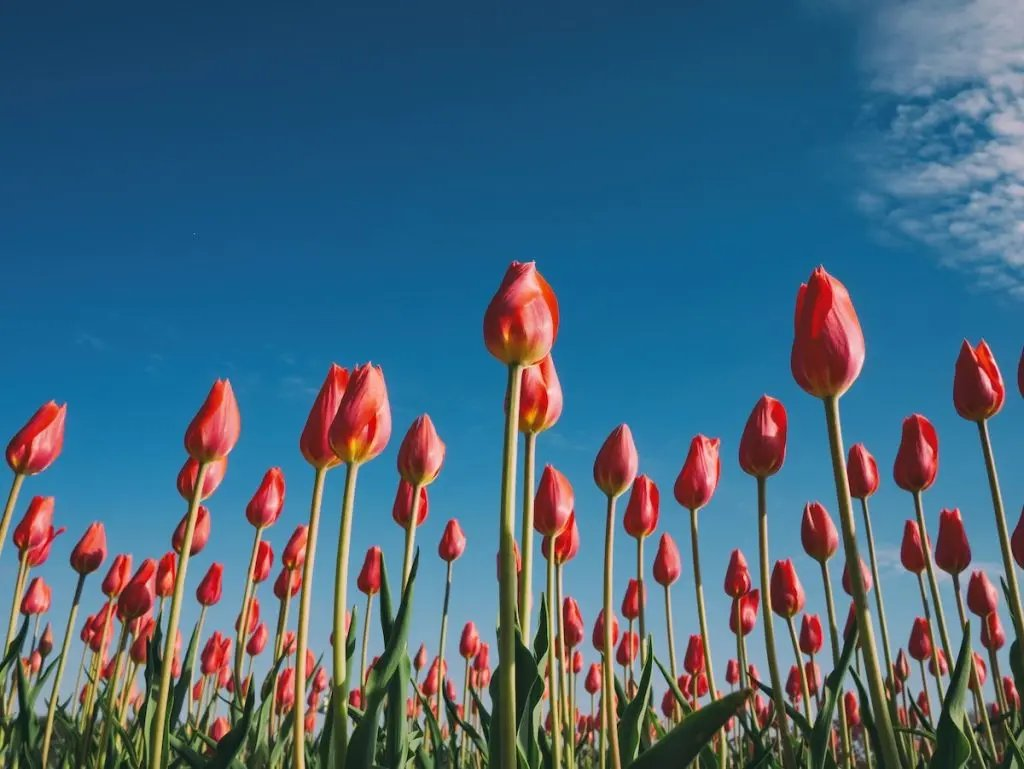
#> input picture tulips.jpg, 1024 x 769 px
$ jupyter execute opening_and_closing.ipynb
#> lines starting #> are read from the running program, lines starting #| are printed output that depends on the picture
# Opening and Closing Operations Using OpenCV

## Aim
To write a Python program using OpenCV to perform morphological Opening and Closing operations on an image.

---
## Developed By
- **Name:** Subashini K
- **Register No:** 212225240160

### Original Image

[cell 1]
import cv2
import numpy as np
import matplotlib.pyplot as plt

img = cv2.imread("tulips.jpg")
#> img is the input picture: shape (769, 1024, 3); mean B, G, R 124, 101.8, 68.5
plt.imshow(cv2.cvtColor(img, cv2.COLOR_BGR2RGB))
plt.title("Original Image")
plt.axis("off")
plt.show()

### Opening Operation

[cell 2]
kernel = np.ones((5, 5), np.uint8)
opening = cv2.morphologyEx(img, cv2.MORPH_OPEN, kernel)
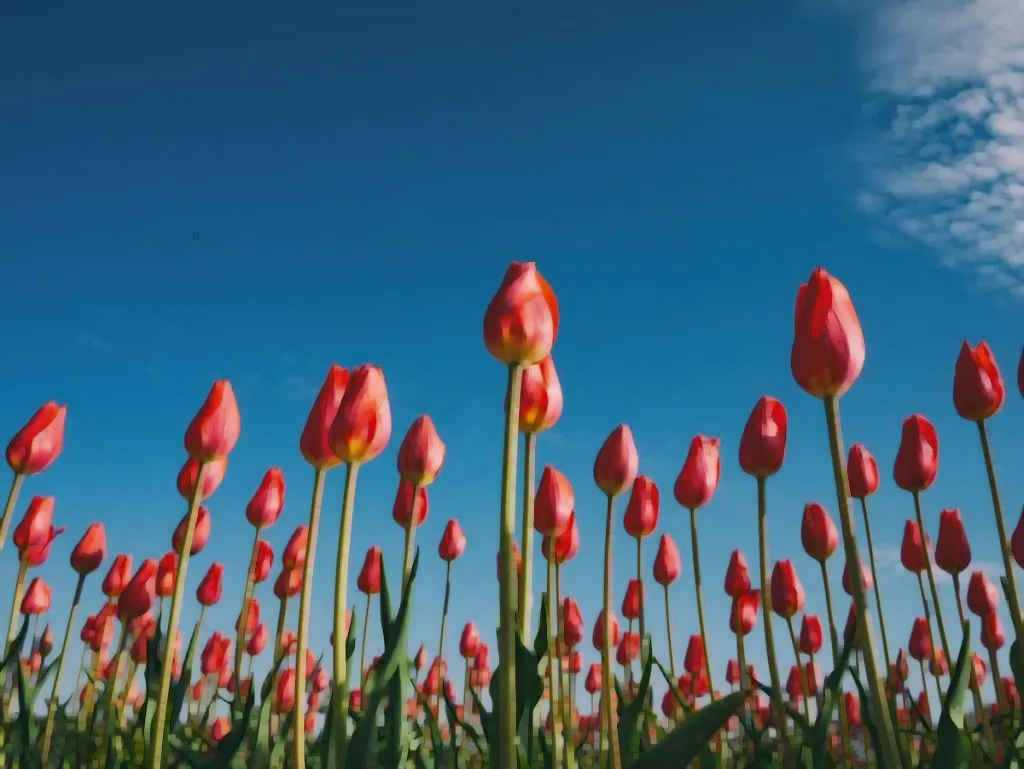
#> opening: shape (769, 1024, 3); mean B, G, R 120.5, 98.2, 64.4
plt.imshow(cv2.cvtColor(opening, cv2.COLOR_BGR2RGB))
plt.title("Opening")
plt.axis("off")
plt.show()

### Closing Operation

[cell 3]
kernel = np.ones((5, 5), np.uint8)
closing = cv2.morphologyEx(img, cv2.MORPH_CLOSE, kernel)
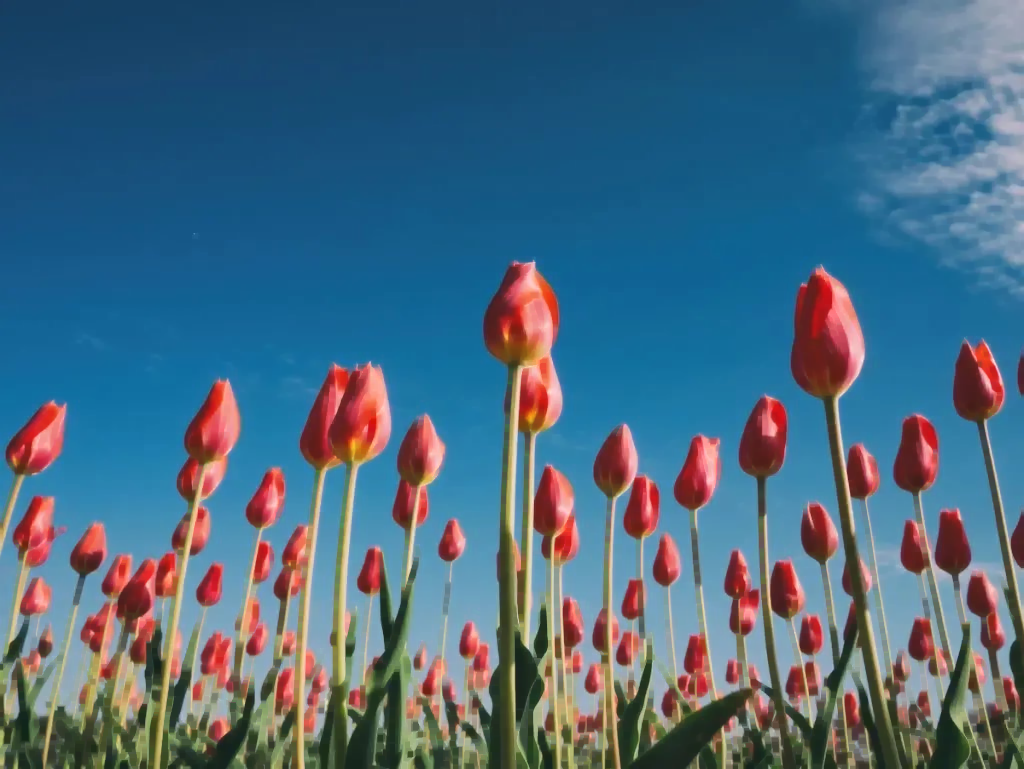
#> closing: shape (769, 1024, 3); mean B, G, R 127.8, 105.3, 71.8
plt.imshow(cv2.cvtColor(closing, cv2.COLOR_BGR2RGB))
plt.title("Closing")
plt.axis("off")
plt.show()
